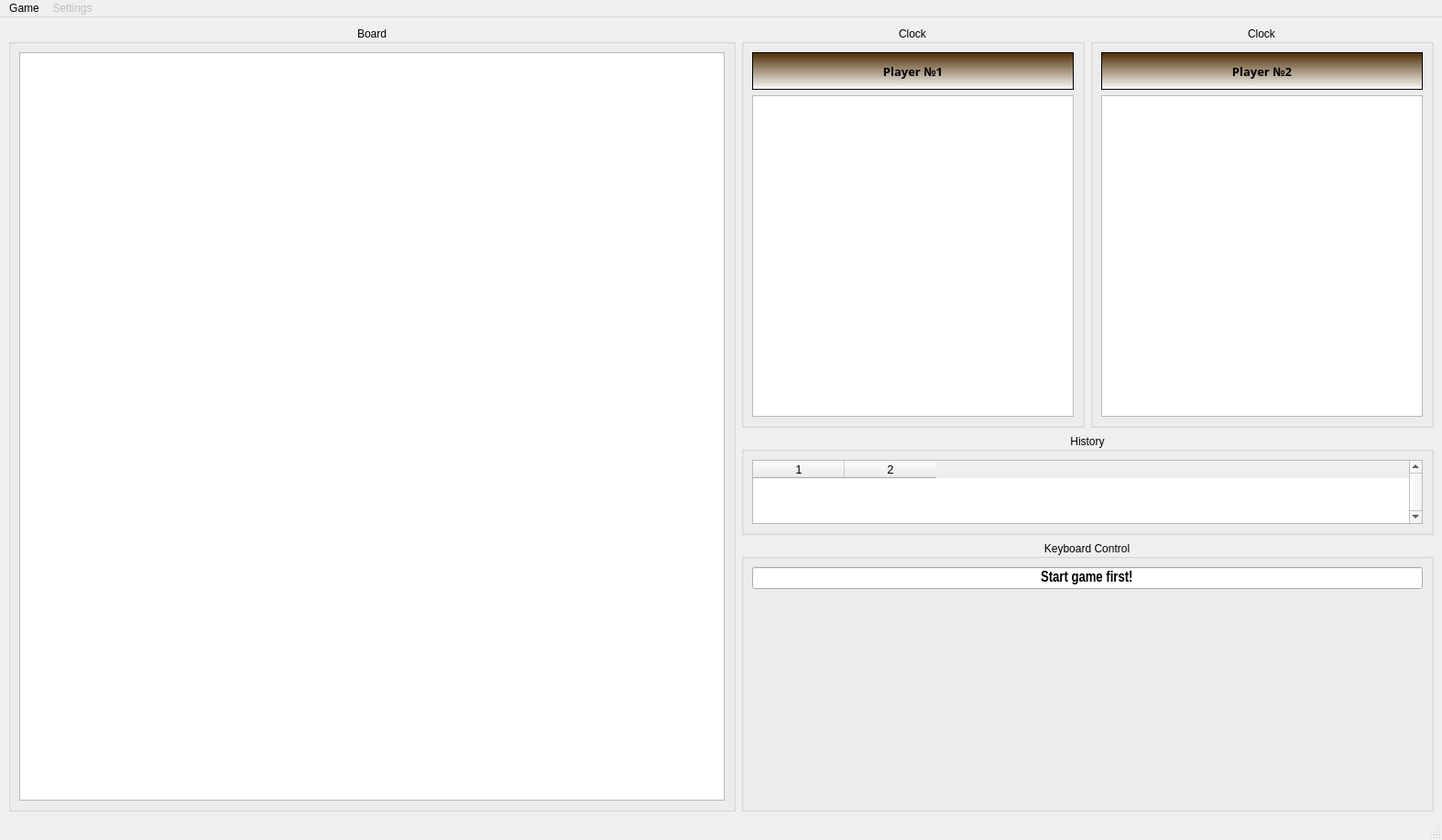
<?xml version="1.0" encoding="UTF-8"?>
<ui version="4.0">
 <class>MainWindow</class>
 <widget class="QMainWindow" name="MainWindow">
  <property name="geometry">
   <rect>
    <x>0</x>
    <y>0</y>
    <width>1574</width>
    <height>917</height>
   </rect>
  </property>
  <property name="minimumSize">
   <size>
    <width>0</width>
    <height>0</height>
   </size>
  </property>
  <property name="windowTitle">
   <string>Chess</string>
  </property>
  <property name="windowIcon">
   <iconset resource="../../Arch/resources/resources.qrc">
    <normaloff>:/pieces/yellow/k</normaloff>:/pieces/yellow/k</iconset>
  </property>
  <widget class="QWidget" name="centralwidget">
   <layout class="QGridLayout" name="gridLayout">
    <item row="2" column="1" colspan="2">
     <widget class="QGroupBox" name="groupBoxKeyboard">
      <property name="sizePolicy">
       <sizepolicy hsizetype="Preferred" vsizetype="Expanding">
        <horstretch>0</horstretch>
        <verstretch>0</verstretch>
       </sizepolicy>
      </property>
      <property name="title">
       <string>Keyboard Control</string>
      </property>
      <property name="alignment">
       <set>Qt::AlignCenter</set>
      </property>
      <layout class="QGridLayout" name="gridLayout_2">
       <item row="2" column="0" colspan="2">
        <widget class="QLabel" name="errors">
         <property name="sizePolicy">
          <sizepolicy hsizetype="Preferred" vsizetype="Preferred">
           <horstretch>0</horstretch>
           <verstretch>0</verstretch>
          </sizepolicy>
         </property>
         <property name="styleSheet">
          <string notr="true">color: rgb(227, 11, 92)</string>
         </property>
         <property name="inputMethodHints">
          <set>Qt::ImhNone</set>
         </property>
         <property name="text">
          <string/>
         </property>
         <property name="textFormat">
          <enum>Qt::PlainText</enum>
         </property>
         <property name="scaledContents">
          <bool>false</bool>
         </property>
         <property name="alignment">
          <set>Qt::AlignHCenter|Qt::AlignTop</set>
         </property>
         <property name="wordWrap">
          <bool>true</bool>
         </property>
         <property name="textInteractionFlags">
          <set>Qt::TextSelectableByMouse</set>
         </property>
        </widget>
       </item>
       <item row="1" column="0" colspan="2">
        <widget class="QLineEdit" name="input">
         <property name="sizePolicy">
          <sizepolicy hsizetype="Preferred" vsizetype="Fixed">
           <horstretch>0</horstretch>
           <verstretch>0</verstretch>
          </sizepolicy>
         </property>
         <property name="minimumSize">
          <size>
           <width>0</width>
           <height>0</height>
          </size>
         </property>
         <property name="font">
          <font>
           <family>Arial Narrow</family>
           <pointsize>12</pointsize>
           <weight>75</weight>
           <italic>false</italic>
           <bold>true</bold>
           <underline>false</underline>
          </font>
         </property>
         <property name="autoFillBackground">
          <bool>false</bool>
         </property>
         <property name="inputMask">
          <string/>
         </property>
         <property name="text">
          <string>Start game first!</string>
         </property>
         <property name="alignment">
          <set>Qt::AlignCenter</set>
         </property>
         <property name="readOnly">
          <bool>true</bool>
         </property>
         <property name="placeholderText">
          <string/>
         </property>
        </widget>
       </item>
      </layout>
     </widget>
    </item>
    <item row="0" column="2">
     <widget class="QGroupBox" name="groupBoxClock2">
      <property name="title">
       <string>Clock</string>
      </property>
      <property name="alignment">
       <set>Qt::AlignCenter</set>
      </property>
      <layout class="QVBoxLayout" name="verticalLayout_3">
       <item>
        <widget class="QLabel" name="label2">
         <property name="sizePolicy">
          <sizepolicy hsizetype="Preferred" vsizetype="Preferred">
           <horstretch>0</horstretch>
           <verstretch>0</verstretch>
          </sizepolicy>
         </property>
         <property name="minimumSize">
          <size>
           <width>191</width>
           <height>41</height>
          </size>
         </property>
         <property name="font">
          <font>
           <family>Arial Black</family>
           <pointsize>10</pointsize>
           <weight>75</weight>
           <bold>true</bold>
          </font>
         </property>
         <property name="styleSheet">
          <string notr="true">background-color: qlineargradient(spread:pad, x1:1, y1:0, x2:1, y2:1, stop:0 rgba(76, 43, 0, 255), stop:1 rgba(255, 255, 255, 255))</string>
         </property>
         <property name="frameShape">
          <enum>QFrame::Box</enum>
         </property>
         <property name="frameShadow">
          <enum>QFrame::Plain</enum>
         </property>
         <property name="text">
          <string>Player №2</string>
         </property>
         <property name="alignment">
          <set>Qt::AlignCenter</set>
         </property>
        </widget>
       </item>
       <item>
        <widget class="QGraphicsView" name="clock2">
         <property name="sizePolicy">
          <sizepolicy hsizetype="Fixed" vsizetype="Fixed">
           <horstretch>0</horstretch>
           <verstretch>0</verstretch>
          </sizepolicy>
         </property>
         <property name="minimumSize">
          <size>
           <width>351</width>
           <height>351</height>
          </size>
         </property>
         <property name="cursor" stdset="0">
          <cursorShape>PointingHandCursor</cursorShape>
         </property>
         <property name="verticalScrollBarPolicy">
          <enum>Qt::ScrollBarAlwaysOff</enum>
         </property>
         <property name="horizontalScrollBarPolicy">
          <enum>Qt::ScrollBarAlwaysOff</enum>
         </property>
         <property name="sizeAdjustPolicy">
          <enum>QAbstractScrollArea::AdjustToContents</enum>
         </property>
         <property name="backgroundBrush">
          <brush brushstyle="NoBrush">
           <color alpha="255">
            <red>0</red>
            <green>0</green>
            <blue>0</blue>
           </color>
          </brush>
         </property>
         <property name="viewportUpdateMode">
          <enum>QGraphicsView::SmartViewportUpdate</enum>
         </property>
         <property name="optimizationFlags">
          <set>QGraphicsView::DontAdjustForAntialiasing</set>
         </property>
        </widget>
       </item>
      </layout>
     </widget>
    </item>
    <item row="1" column="1" colspan="2">
     <widget class="QGroupBox" name="groupBoxHistory">
      <property name="sizePolicy">
       <sizepolicy hsizetype="Preferred" vsizetype="Preferred">
        <horstretch>0</horstretch>
        <verstretch>0</verstretch>
       </sizepolicy>
      </property>
      <property name="layoutDirection">
       <enum>Qt::LeftToRight</enum>
      </property>
      <property name="title">
       <string>History</string>
      </property>
      <property name="alignment">
       <set>Qt::AlignCenter</set>
      </property>
      <layout class="QGridLayout" name="gridLayout_3">
       <item row="1" column="0">
        <widget class="QTableWidget" name="historyBlock">
         <property name="sizePolicy">
          <sizepolicy hsizetype="Preferred" vsizetype="Preferred">
           <horstretch>0</horstretch>
           <verstretch>0</verstretch>
          </sizepolicy>
         </property>
         <property name="minimumSize">
          <size>
           <width>0</width>
           <height>45</height>
          </size>
         </property>
         <property name="font">
          <font>
           <family>Arial</family>
           <pointsize>10</pointsize>
           <weight>50</weight>
           <bold>false</bold>
          </font>
         </property>
         <property name="verticalScrollBarPolicy">
          <enum>Qt::ScrollBarAlwaysOn</enum>
         </property>
         <property name="horizontalScrollBarPolicy">
          <enum>Qt::ScrollBarAlwaysOff</enum>
         </property>
         <property name="sizeAdjustPolicy">
          <enum>QAbstractScrollArea::AdjustToContents</enum>
         </property>
         <property name="editTriggers">
          <set>QAbstractItemView::NoEditTriggers</set>
         </property>
         <property name="alternatingRowColors">
          <bool>true</bool>
         </property>
         <property name="selectionMode">
          <enum>QAbstractItemView::SingleSelection</enum>
         </property>
         <property name="selectionBehavior">
          <enum>QAbstractItemView::SelectRows</enum>
         </property>
         <property name="showGrid">
          <bool>true</bool>
         </property>
         <property name="gridStyle">
          <enum>Qt::DashLine</enum>
         </property>
         <property name="columnCount">
          <number>2</number>
         </property>
         <attribute name="horizontalHeaderVisible">
          <bool>true</bool>
         </attribute>
         <attribute name="verticalHeaderVisible">
          <bool>false</bool>
         </attribute>
         <attribute name="verticalHeaderStretchLastSection">
          <bool>false</bool>
         </attribute>
         <column/>
         <column/>
        </widget>
       </item>
      </layout>
     </widget>
    </item>
    <item row="0" column="0" rowspan="3">
     <widget class="QGroupBox" name="groupBoxBoard">
      <property name="minimumSize">
       <size>
        <width>0</width>
        <height>0</height>
       </size>
      </property>
      <property name="title">
       <string>Board</string>
      </property>
      <property name="alignment">
       <set>Qt::AlignCenter</set>
      </property>
      <layout class="QVBoxLayout" name="verticalLayout">
       <item>
        <widget class="QGraphicsView" name="board">
         <property name="sizePolicy">
          <sizepolicy hsizetype="Expanding" vsizetype="Expanding">
           <horstretch>0</horstretch>
           <verstretch>0</verstretch>
          </sizepolicy>
         </property>
         <property name="minimumSize">
          <size>
           <width>500</width>
           <height>500</height>
          </size>
         </property>
         <property name="font">
          <font>
           <stylestrategy>NoAntialias</stylestrategy>
          </font>
         </property>
         <property name="autoFillBackground">
          <bool>false</bool>
         </property>
         <property name="frameShape">
          <enum>QFrame::StyledPanel</enum>
         </property>
         <property name="verticalScrollBarPolicy">
          <enum>Qt::ScrollBarAlwaysOff</enum>
         </property>
         <property name="horizontalScrollBarPolicy">
          <enum>Qt::ScrollBarAlwaysOff</enum>
         </property>
         <property name="sizeAdjustPolicy">
          <enum>QAbstractScrollArea::AdjustIgnored</enum>
         </property>
         <property name="backgroundBrush">
          <brush brushstyle="NoBrush">
           <color alpha="255">
            <red>0</red>
            <green>0</green>
            <blue>0</blue>
           </color>
          </brush>
         </property>
         <property name="interactive">
          <bool>true</bool>
         </property>
         <property name="renderHints">
          <set>QPainter::Antialiasing|QPainter::HighQualityAntialiasing|QPainter::SmoothPixmapTransform|QPainter::TextAntialiasing</set>
         </property>
         <property name="viewportUpdateMode">
          <enum>QGraphicsView::SmartViewportUpdate</enum>
         </property>
         <property name="optimizationFlags">
          <set>QGraphicsView::DontAdjustForAntialiasing</set>
         </property>
        </widget>
       </item>
      </layout>
     </widget>
    </item>
    <item row="0" column="1">
     <widget class="QGroupBox" name="groupBoxClock1">
      <property name="title">
       <string>Clock</string>
      </property>
      <property name="alignment">
       <set>Qt::AlignCenter</set>
      </property>
      <layout class="QVBoxLayout" name="verticalLayout_2">
       <item>
        <widget class="QLabel" name="label1">
         <property name="sizePolicy">
          <sizepolicy hsizetype="Preferred" vsizetype="Preferred">
           <horstretch>0</horstretch>
           <verstretch>0</verstretch>
          </sizepolicy>
         </property>
         <property name="minimumSize">
          <size>
           <width>191</width>
           <height>41</height>
          </size>
         </property>
         <property name="font">
          <font>
           <family>Arial Black</family>
           <pointsize>10</pointsize>
           <weight>75</weight>
           <bold>true</bold>
          </font>
         </property>
         <property name="styleSheet">
          <string notr="true">background-color: qlineargradient(spread:pad, x1:1, y1:0, x2:1, y2:1, stop:0 rgba(76, 43, 0, 255), stop:1 rgba(255, 255, 255, 255))</string>
         </property>
         <property name="frameShape">
          <enum>QFrame::Box</enum>
         </property>
         <property name="frameShadow">
          <enum>QFrame::Plain</enum>
         </property>
         <property name="text">
          <string>Player №1</string>
         </property>
         <property name="alignment">
          <set>Qt::AlignCenter</set>
         </property>
        </widget>
       </item>
       <item>
        <widget class="QGraphicsView" name="clock1">
         <property name="sizePolicy">
          <sizepolicy hsizetype="Preferred" vsizetype="Preferred">
           <horstretch>0</horstretch>
           <verstretch>0</verstretch>
          </sizepolicy>
         </property>
         <property name="minimumSize">
          <size>
           <width>351</width>
           <height>351</height>
          </size>
         </property>
         <property name="cursor" stdset="0">
          <cursorShape>PointingHandCursor</cursorShape>
         </property>
         <property name="frameShape">
          <enum>QFrame::StyledPanel</enum>
         </property>
         <property name="verticalScrollBarPolicy">
          <enum>Qt::ScrollBarAlwaysOff</enum>
         </property>
         <property name="horizontalScrollBarPolicy">
          <enum>Qt::ScrollBarAlwaysOff</enum>
         </property>
         <property name="sizeAdjustPolicy">
          <enum>QAbstractScrollArea::AdjustToContents</enum>
         </property>
         <property name="viewportUpdateMode">
          <enum>QGraphicsView::SmartViewportUpdate</enum>
         </property>
         <property name="optimizationFlags">
          <set>QGraphicsView::DontAdjustForAntialiasing</set>
         </property>
        </widget>
       </item>
      </layout>
     </widget>
    </item>
   </layout>
  </widget>
  <widget class="QMenuBar" name="menubar">
   <property name="geometry">
    <rect>
     <x>0</x>
     <y>0</y>
     <width>1574</width>
     <height>22</height>
    </rect>
   </property>
   <widget class="QMenu" name="game">
    <property name="title">
     <string>Game</string>
    </property>
    <widget class="QMenu" name="saveGameHistory">
     <property name="enabled">
      <bool>false</bool>
     </property>
     <property name="title">
      <string>Save history</string>
     </property>
     <addaction name="xmlSave"/>
     <addaction name="sqliteSave"/>
    </widget>
    <addaction name="startGame"/>
    <addaction name="saveGameHistory"/>
   </widget>
   <widget class="QMenu" name="settings">
    <property name="enabled">
     <bool>false</bool>
    </property>
    <property name="title">
     <string>Settings</string>
    </property>
    <addaction name="saveConfig"/>
    <addaction name="loadStyle"/>
   </widget>
   <addaction name="game"/>
   <addaction name="settings"/>
  </widget>
  <widget class="QStatusBar" name="statusbar"/>
  <action name="startGame">
   <property name="text">
    <string>Start new game</string>
   </property>
  </action>
  <action name="loadStyle">
   <property name="text">
    <string>Load style (JSON)</string>
   </property>
  </action>
  <action name="saveConfig">
   <property name="text">
    <string>Save config (JSON)</string>
   </property>
  </action>
  <action name="xmlSave">
   <property name="text">
    <string>XML</string>
   </property>
  </action>
  <action name="sqliteSave">
   <property name="text">
    <string>SQLite3</string>
   </property>
  </action>
 </widget>
 <resources>
  <include location="../../Arch/resources/resources.qrc"/>
 </resources>
 <connections/>
</ui>
